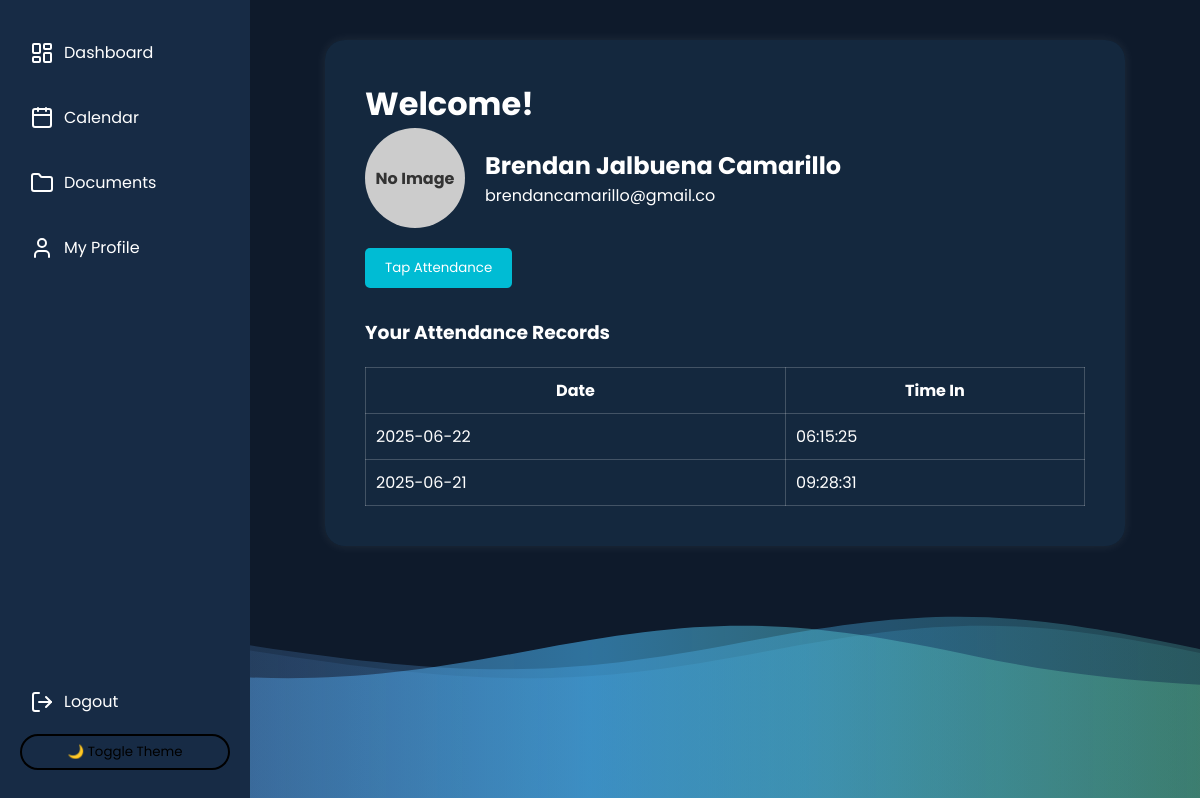
/index.php (signed in), run on the app's committed database.
### tables this page shows
CREATE TABLE `users` (
  `id` int(11) NOT NULL,
  `full_name` varchar(255) NOT NULL,
  `email` varchar(255) NOT NULL,
  `password` varchar(255) NOT NULL,
  `church_id` varchar(100) DEFAULT NULL,
  `gender` varchar(20) DEFAULT NULL,
  `birthdate` date DEFAULT NULL,
  `phone_number` varchar(20) DEFAULT NULL,
  `instagram_account` varchar(100) DEFAULT NULL,
  `member_type` varchar(50) DEFAULT NULL,
  `baptism_date` date DEFAULT NULL,
  `baptism_place` varchar(100) DEFAULT NULL,
  `division` varchar(100) DEFAULT NULL,
  `district` varchar(100) DEFAULT NULL,
  `zone` varchar(100) DEFAULT NULL,
  `locale` varchar(100) DEFAULT NULL,
  `locale_group` varchar(100) DEFAULT NULL,
  `locale_group_joined_date` date DEFAULT NULL,
  `created_at` timestamp NOT NULL DEFAULT current_timestamp(),
  `old_church_id` varchar(100) DEFAULT NULL,
  `civil_status` varchar(50) DEFAULT NULL,
  `birthplace` varchar(150) DEFAULT NULL,
  `blood_type` varchar(10) DEFAULT NULL,
  `citizenship` varchar(100) DEFAULT NULL,
  `ethnicity` varchar(100) DEFAULT NULL,
  `street_address` text DEFAULT NULL,
  `state_province_region` varchar(100) DEFAULT NULL,
  `city_country_valley` varchar(100) DEFAULT NULL,
  `country` varchar(100) DEFAULT NULL,
  `zipcode_postcode` varchar(20) DEFAULT NULL,
  `former_religions` text DEFAULT NULL,
  `assisted_by` varchar(100) DEFAULT NULL,
  `indoctrinated_by` varchar(100) DEFAULT NULL,
  `baptized_by` varchar(100) DEFAULT NULL,
  `facebook_account` varchar(100) DEFAULT NULL,
  `twitter_account` varchar(100) DEFAULT NULL,
  `tiktok_account` varchar(100) DEFAULT NULL,
  `profile_picture` varchar(255) DEFAULT NULL
);

CREATE TABLE `attendance` (
  `id` int(11) NOT NULL,
  `user_id` int(11) DEFAULT NULL,
  `date` date DEFAULT NULL,
  `time_in` time DEFAULT NULL,
  `latitude` double DEFAULT NULL,
  `longitude` double DEFAULT NULL
);

### index.php (the view, shortened to what this page needs)
<?php
require_once "database.php";
$user_id = $_SESSION["user"]["id"];
$query = mysqli_query($conn, "SELECT * FROM users WHERE id = '$user_id'");
$user = mysqli_fetch_assoc($query);
?>
<!DOCTYPE html>
<html lang="en">
<head>
  <link rel="stylesheet" href="https://cdn.jsdelivr.net/npm/lucide@latest/dist/umd/lucide.min.css">
</head>
<body>
  <div class="sidebar" id="sidebar">
    <a href="#"><span data-lucide="layout-dashboard"></span> Dashboard</a>
    <a href="calendar.php"><span data-lucide="calendar"></span> Calendar</a>
    <a href="#"><span data-lucide="folder"></span> Documents</a>
    <a href="profile.php"><span data-lucide="user"></span> My Profile</a>
    <div class="bottom-menu">
      <a href="logout.php"><span data-lucide="log-out"></span> Logout</a>
      <button class="theme-toggle" onclick="toggleTheme()">🌙 Toggle Theme</button>
    </div>
  </div>
  <div class="main-content">
    <div class="container">
      <h1>Welcome!</h1>
      <div class="profile-info">
        <?php
        $imagePath = 'uploads/' . htmlspecialchars($user['profile_picture']);
        if (!empty($user['profile_picture']) && file_exists($imagePath)) {
            echo '<img src="' . $imagePath . '" alt="Profile Picture">';
        } else {
            echo '<div class="no-image">No Image</div>';
        }
        ?>
        <div>
          <h2><?= htmlspecialchars($user['full_name']) ?></h2>
          <p><?= htmlspecialchars($user['email']) ?></p>
        </div>
      </div>
      <form method="POST">
        <button type="submit" name="tap_attendance" class="btn-primary">Tap Attendance</button>
      </form>
      <h3 style="margin-top: 30px;">Your Attendance Records</h3>
      <table>
        <thead>
          <tr>
            <th>Date</th>
            <th>Time In</th>
          </tr>
        </thead>
        <tbody>
          <?php
          $result = mysqli_query($conn, "SELECT * FROM attendance WHERE user_id = '$user_id' ORDER BY date DESC");
          while ($row = mysqli_fetch_assoc($result)) {
            echo "<tr><td>" . $row['date'] . "</td><td>" . $row['time_in'] . "</td></tr>";
          }
          ?>
        </tbody>
      </table>
    </div>
  </div>
</body>
</html>

### index.php (style rules this page uses)
:root { --svg-stop1: rgba(130, 158, 249, 0.06); --svg-stop2: rgba(76, 190, 255, 0.6); --svg-stop3: rgba(115, 209, 72, 0.2); }
* { box-sizing: border-box; font-family: 'Poppins', sans-serif; margin: 0; padding: 0; }
body { background-color: #0e1a2b; color: white; display: flex; transition: all 0.3s ease; overflow-x: hidden; }
.sidebar { width: 250px; min-height: 100vh; background-color: #172b45; padding: 30px 20px; display: flex; flex-direction: column; gap: 20px; position: fixed; top: 0; left: 0; z-index: 5; transition: transform 0.3s ease; }
.sidebar a { color: white; text-decoration: none; padding: 10px; border-radius: 8px; display: flex; align-items: center; gap: 10px; transition: background 0.3s ease; }
.sidebar .bottom-menu { margin-top: auto; }
.theme-toggle { background: transparent; border: 2px solid currentColor; padding: 6px 12px; border-radius: 20px; cursor: pointer; width: 100%; text-align: center; margin-top: 10px; }
.main-content { margin-left: 250px; width: calc(100% - 250px); padding: 40px; }
.container { background-color: rgba(21, 42, 64, 0.95); padding: 40px; border-radius: 20px; max-width: 800px; margin: auto; box-shadow: 0 0 12px rgba(255, 255, 255, 0.08); z-index: 2; }
.profile-info { display: flex; align-items: center; gap: 20px; margin-bottom: 20px; }
.no-image { width: 100px; height: 100px; border-radius: 50%; background: #ccc; display: flex; align-items: center; justify-content: center; color: #333; font-weight: bold; }
.btn-primary { background-color: #00bcd4; border: none; padding: 10px 20px; border-radius: 5px; color: white; cursor: pointer; }
table { width: 100%; margin-top: 20px; border-collapse: collapse; background-color: transparent; }
table th, table td { border: 1px solid rgba(255, 255, 255, 0.2); padding: 10px; }

### data on the page
users: full_name "Brendan Jalbuena Camarillo", email "brendancamarillo@gmail.co"
attendance: date "2025-06-22", time_in "06:15:25"
attendance: date "2025-06-21", time_in "09:28:31"
